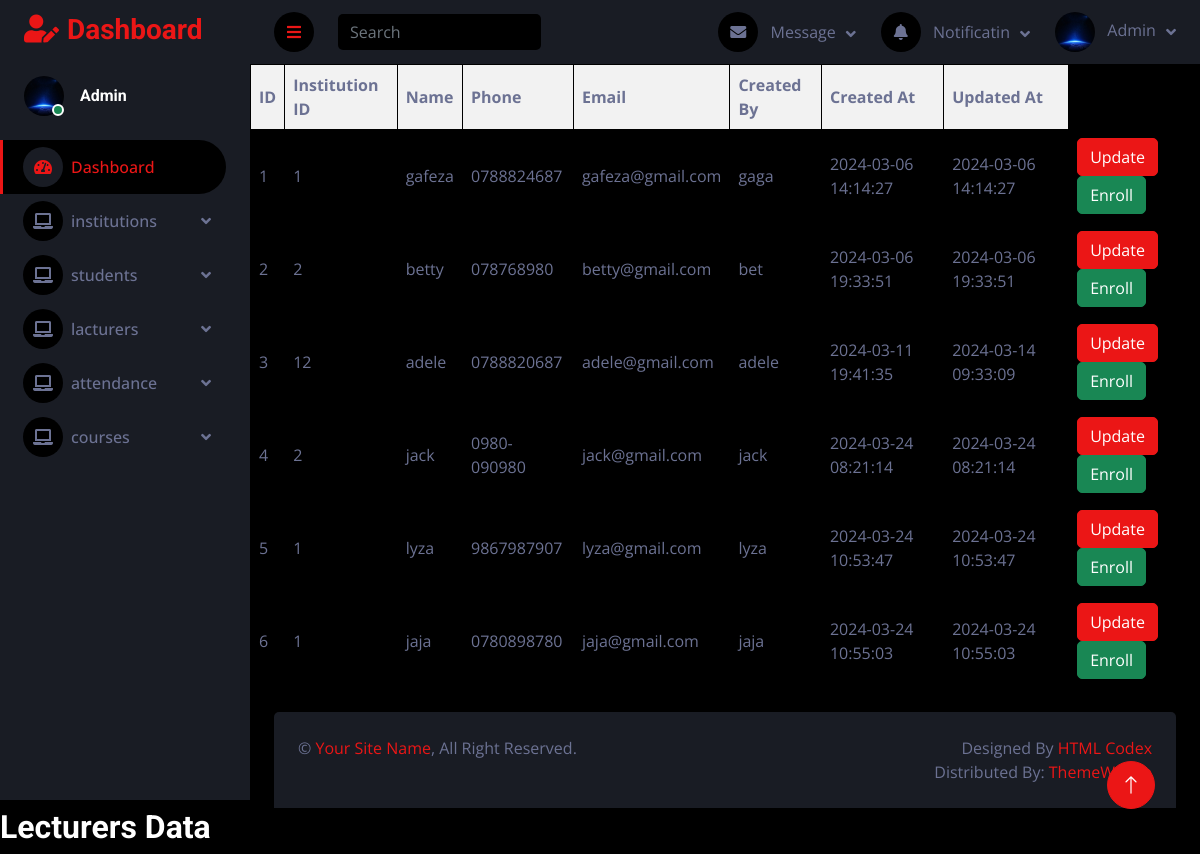
Page /lecturer_view.php on the committed database.
### tables this page shows
CREATE TABLE `lecturers` (
  `id` int(11) NOT NULL,
  `institution_id` int(11) DEFAULT NULL,
  `name` varchar(255) DEFAULT NULL,
  `user_id` int(11) DEFAULT NULL,
  `phone` varchar(255) DEFAULT NULL,
  `email` varchar(255) DEFAULT NULL,
  `created_by` varchar(100) DEFAULT NULL,
  `created_at` timestamp NOT NULL DEFAULT current_timestamp(),
  `updated_at` timestamp NOT NULL DEFAULT current_timestamp() ON UPDATE current_timestamp()
);

### lecturer_view.php (the view, shortened to what this page needs)
<!DOCTYPE html>
<html lang="en">
<head>
    <link href="https://cdnjs.cloudflare.com/ajax/libs/font-awesome/5.10.0/css/all.min.css" rel="stylesheet">
    <link href="https://cdn.jsdelivr.net/npm/bootstrap-icons@1.4.1/font/bootstrap-icons.css" rel="stylesheet">
    <link href="lib/owlcarousel/assets/owl.carousel.min.css" rel="stylesheet">
    <link href="lib/tempusdominus/css/tempusdominus-bootstrap-4.min.css" rel="stylesheet" />
    <link href="css/bootstrap.min.css" rel="stylesheet">
    <link href="css/style.css" rel="stylesheet">
</head>
<body>
<div class="container-fluid position-relative d-flex p-0">
        <div class="sidebar pe-4 pb-3">
            <nav class="navbar bg-secondary navbar-dark">
                <a href="index.html" class="navbar-brand mx-4 mb-3">
                    <h3 class="text-primary"><i class="fa fa-user-edit me-2"></i>Dashboard</h3>
                </a>
                <div class="d-flex align-items-center ms-4 mb-4">
                    <div class="position-relative">
                        <img class="rounded-circle" src="2.jpg" alt="" style="width: 40px; height: 40px;">
                        <div class="bg-success rounded-circle border border-2 border-white position-absolute end-0 bottom-0 p-1"></div>
                    </div>
                    <div class="ms-3">
                        <h6 class="mb-0">Admin</h6>
                    </div>
                </div>
                <div class="navbar-nav w-100">
                    <a href="admindashboard.php" class="nav-item nav-link active"><i class="fa fa-tachometer-alt me-2"></i>Dashboard</a>
                    <div class="nav-item dropdown">
                        <a href="#" class="nav-link dropdown-toggle" data-bs-toggle="dropdown"><i class="fa fa-laptop me-2"></i>institutions</a>
                    </div>
                    <div class="nav-item dropdown">
                        <a href="#" class="nav-link dropdown-toggle" data-bs-toggle="dropdown"><i class="fa fa-laptop me-2"></i>students</a>
                    </div>
                    <div class="nav-item dropdown">
                        <a href="#" class="nav-link dropdown-toggle" data-bs-toggle="dropdown"><i class="fa fa-laptop me-2"></i>lacturers</a>
                    </div>
                    <div class="nav-item dropdown">
                        <a href="#" class="nav-link dropdown-toggle" data-bs-toggle="dropdown"><i class="fa fa-laptop me-2"></i>attendance</a>
                        <div class="nav-item dropdown">
                            <a href="#" class="nav-link dropdown-toggle" data-bs-toggle="dropdown"><i class="fa fa-laptop me-2"></i>courses</a>
                    </div>
                    </div>
                </div>
            </nav>
        </div>
        <div class="content">
            <nav class="navbar navbar-expand bg-secondary navbar-dark sticky-top px-4 py-0">
                <a href="#" class="sidebar-toggler flex-shrink-0">
                    <i class="fa fa-bars"></i>
                </a>
                <form class="d-none d-md-flex ms-4">
                    <input class="form-control bg-dark border-0" type="search" placeholder="Search">
                </form>
                <div class="navbar-nav align-items-center ms-auto">
                    <div class="nav-item dropdown">
                        <a href="#" class="nav-link dropdown-toggle" data-bs-toggle="dropdown">
                            <i class="fa fa-envelope me-lg-2"></i>
                            <span class="d-none d-lg-inline-flex">Message</span>
                        </a>
                    </div>
                    <div class="nav-item dropdown">
                        <a href="#" class="nav-link dropdown-toggle" data-bs-toggle="dropdown">
                            <i class="fa fa-bell me-lg-2"></i>
                            <span class="d-none d-lg-inline-flex">Notificatin</span>
                        </a>
                    </div>
                    <div class="nav-item dropdown">
                        <a href="#" class="nav-link dropdown-toggle" data-bs-toggle="dropdown">
                            <img class="rounded-circle me-lg-2" src="2.jpg" alt="" style="width: 40px; height: 40px;">
                            <span class="d-none d-lg-inline-flex">Admin</span>
                        </a>
                    </div>
                </div>
            </nav>
            <?php
try {
    $host = 'localhost';
    $dbname = 'student_attendance';
    $username = 'root';
    $password = '';
    $pdo = new PDO("mysql:host=$host;dbname=$dbname", $username, $password);
    $pdo->setAttribute(PDO::ATTR_ERRMODE, PDO::ERRMODE_EXCEPTION);
    $sql = "SELECT * FROM lecturers";
    $stmt = $pdo->query($sql);
    if ($stmt->rowCount() > 0) {
        echo "<table>";
        echo "<tr><th>ID</th><th>Institution ID</th><th>Name</th><th>Phone</th><th>Email</th><th>Created By</th><th>Created At</th><th>Updated At</th></tr>";
        while ($row = $stmt->fetch(PDO::FETCH_ASSOC)) {
            echo "<tr>";
            echo "<td>" . $row["id"] . "</td>";
            echo "<td>" . $row["institution_id"] . "</td>";
            echo "<td>" . $row["name"] . "</td>";
            echo "<td>" . $row["phone"] . "</td>";
            echo "<td>" . $row["email"] . "</td>";
            echo "<td>" . $row["created_by"] . "</td>";
            echo "<td>" . $row["created_at"] . "</td>";
            echo "<td>" . $row["updated_at"] . "</td>";
            echo "<td>";
            echo "<a href='update_student.php?id={$row["id"]}' class='btn btn-primary'>Update</a>";
            echo "<a href='enroll_lecturer.php?id={$row["id"]}' class='btn btn-success'>Enroll</a>";
            echo "</td>";
            echo "</tr>";
        }
        echo "</table>";
    } else {
        echo "0 results";
    }
} catch (PDOException $e) {
    echo "Error: " . $e->getMessage();
}
?>
            <div class="container-fluid pt-4 px-4">
                <div class="bg-secondary rounded-top p-4">
                    <div class="row">
                        <div class="col-12 col-sm-6 text-center text-sm-start">
                            &copy; <a href="#">Your Site Name</a>, All Right Reserved.
                        </div>
                        <div class="col-12 col-sm-6 text-center text-sm-end">
                            Designed By <a href="https://htmlcodex.com">HTML Codex</a>
                            <br>Distributed By: <a href="https://themewagon.com" target="_blank">ThemeWagon</a>
                        </div>
                    </div>
                </div>
            </div>
        </div>
        <a href="#" class="btn btn-lg btn-primary btn-lg-square back-to-top"><i class="bi bi-arrow-up"></i></a>
    </div>
<h2>Lecturers Data</h2>
</body>
</html>

### css/style.css (style rules this page uses)
:root { --primary: #EB1616; --secondary: #191C24; --light: #6C7293; --dark: #000000; }
.back-to-top { position: fixed; display: none; right: 45px; bottom: 45px; z-index: 99; }
.btn { transition: .5s; }
.btn-lg-square { width: 48px; height: 48px; }
.btn-square, .btn-sm-square, .btn-lg-square { padding: 0; display: inline-flex; align-items: center; justify-content: center; font-weight: normal; border-radius: 50px; }
.sidebar { position: fixed; top: 0; left: 0; bottom: 0; width: 250px; height: 100vh; overflow-y: auto; background: var(--secondary); transition: 0.5s; z-index: 999; }
.content { margin-left: 250px; min-height: 100vh; background: var(--dark); transition: 0.5s; }
@media (min-width: 992px) { .sidebar { margin-left: 0; } }
@media (min-width: 992px) { .content { width: calc(100% - 250px); } }
.sidebar .navbar .navbar-nav .nav-link { padding: 7px 20px; color: var(--light); font-weight: 500; border-left: 3px solid var(--secondary); border-radius: 0 30px 30px 0; outline: none; }
.sidebar .navbar .navbar-nav .nav-link:hover, .sidebar .navbar .navbar-nav .nav-link.active { color: var(--primary); background: var(--dark); border-color: var(--primary); }
.sidebar .navbar .navbar-nav .nav-link i { width: 40px; height: 40px; display: inline-flex; align-items: center; justify-content: center; background: var(--dark); border-radius: 40px; }
.sidebar .navbar .navbar-nav .nav-link:hover i, .sidebar .navbar .navbar-nav .nav-link.active i { background: var(--secondary); }
.sidebar .navbar .dropdown-toggle::after { position: absolute; top: 15px; right: 15px; border: none; content: "\f107"; font-family: "Font Awesome 5 Free"; font-weight: 900; transition: .5s; }
.content .navbar .navbar-nav .nav-link { margin-left: 25px; padding: 12px 0; color: var(--light); outline: none; }
.content .navbar .sidebar-toggler, .content .navbar .navbar-nav .nav-link i { width: 40px; height: 40px; display: inline-flex; align-items: center; justify-content: center; background: var(--dark); border-radius: 40px; }
.content .navbar .dropdown-toggle::after { margin-left: 6px; vertical-align: middle; border: none; content: "\f107"; font-family: "Font Awesome 5 Free"; font-weight: 900; transition: .5s; }

### lecturer_view.php (style rules this page uses)
table { width: 100%; border-collapse: collapse; }
table, th, td { border: 1px solid black; padding: 8px; }
th { background-color: #f2f2f2; }

### rows in the picture
lecturers: id "1", institution "1", name "gafeza", phone "0788824687", email "gafeza@gmail.com", created_by "gaga", created_at "2024-03-06 14:14:27", updated_at "2024-03-06 14:14:27"
lecturers: id "2", institution "2", name "betty", phone "078768980", email "betty@gmail.com", created_by "bet", created_at "2024-03-06 19:33:51", updated_at "2024-03-06 19:33:51"
lecturers: id "3", institution "12", name "adele", phone "0788820687", email "adele@gmail.com", created_by "adele", created_at "2024-03-11 19:41:35", updated_at "2024-03-14 09:33:09"
lecturers: id "4", institution "2", name "jack", phone "0980-090980", email "jack@gmail.com", created_by "jack", created_at "2024-03-24 08:21:14", updated_at "2024-03-24 08:21:14"
lecturers: id "5", institution "1", name "lyza", phone "9867987907", email "lyza@gmail.com", created_by "lyza", created_at "2024-03-24 10:53:47", updated_at "2024-03-24 10:53:47"
lecturers: id "6", institution "1", name "jaja", phone "0780898780", email "jaja@gmail.com", created_by "jaja", created_at "2024-03-24 10:55:03", updated_at "2024-03-24 10:55:03"
